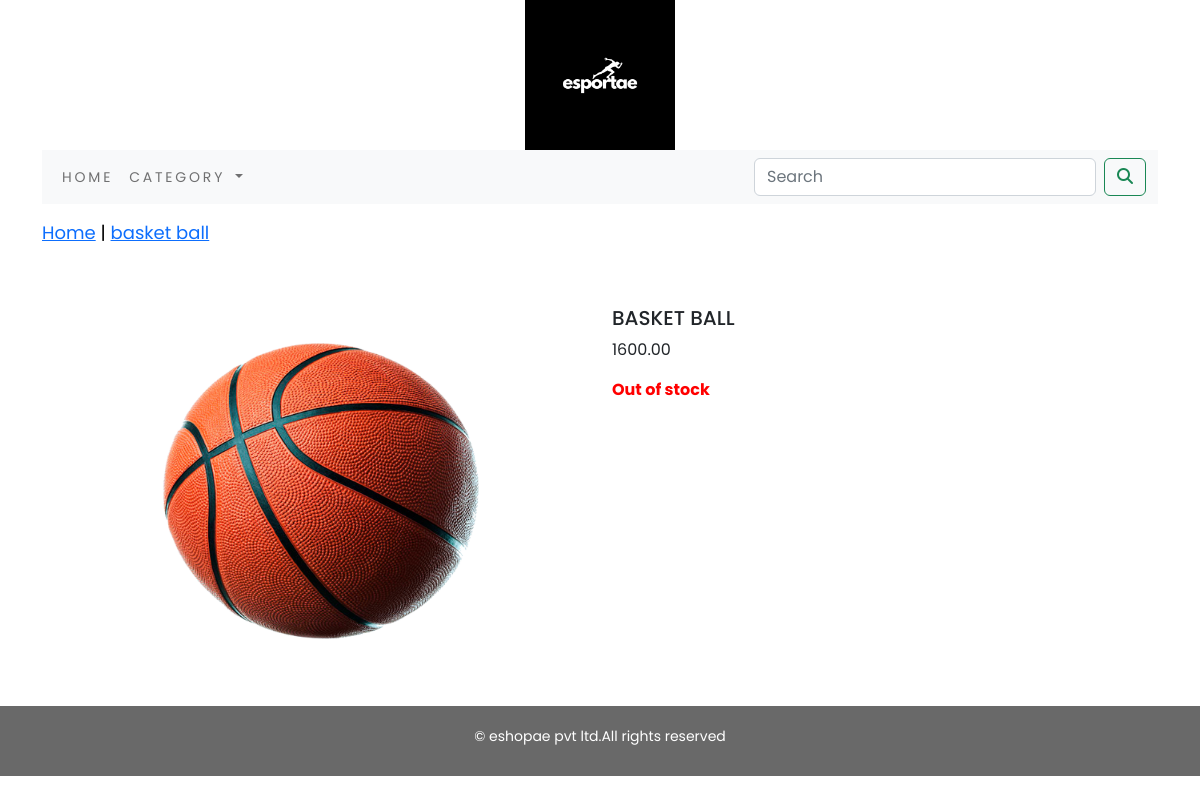
Page /eshop/basket-ball/basket-ball/ on the committed database.
### eshop/models.py (models this page shows, shortened)
class Product(models.Model):
    name=models.CharField(max_length=250,unique=True)
    slug=models.SlugField(max_length=245,unique=True)
    desc=models.TextField(blank=True)
    price=models.DecimalField(max_digits=10,decimal_places=2)
    category=models.ForeignKey(Category,on_delete=models.CASCADE)
    img=models.ImageField(upload_to='product',blank=True)
    stock=models.IntegerField()
    available=models.BooleanField(default=True)
    created=models.DateTimeField(auto_now_add=True)
    updated=models.DateTimeField(auto_now=True)
    class Meta:
        ordering = ('name',)
        verbose_name = 'product'
        verbose_name_plural = 'products'

class Category(models.Model):
    name=models.CharField(max_length=250,unique=True)
    slug=models.SlugField(max_length=250,unique=True)
    desc=models.TextField(blank=True)
    img=models.ImageField(upload_to='category',blank=True)
    class Meta:
        ordering=('name',)
        verbose_name='category'
        verbose_name_plural='categories'
    def get_url(self):
        return reverse('eshop:products_by_category',args=[self.slug])
    def __str__(self):
        return self.name

### eshop/views.py (the view)
# urls.py: path('<slug:c_slug>/<slug:product_slug>/',views.productdetail,name='productdetail')
def productdetail(request,c_slug,product_slug):
    try:
        product=Product.objects.get(category__slug=c_slug,slug=product_slug)
    except Exception as e:
        raise e
    return render(request,'product.html',{'product':product})

### cart/context_processors.py (called while the page is built)
def counter(request):
    item_count = 0
    if 'admin' in request.path:
        return {}
    else:
        try:
            cart=Cart.objects.filter(cart_id=_cart_id(request))
            cart_items=CartItem.objects.all().filter(cart=cart[:1])
            for cart_item in cart_items:
                 item_count += cart_item.quantity
        except Cart.DoesNotExist:
            item_count = 0
    return  dict(item_count=item_count)

### cart/views.py (called while the page is built)
def _cart_id(request):
    cart=request.session.session_key
    if not cart:
        cart=request.session.create()
    return cart

### eshop/context_processors.py (called while the page is built)
def menu_links(request):
    links=Category.objects.all()
    return dict(links=links)

### templates/product.html (shortened to what this page needs)
{% extends 'base.html' %}
{% load static %}
{% block content %}
<div class="row my_prod_row_class">
    <div class="mx_auto">
        <p> <a href="{% url 'eshop:allProductCat' %}">Home</a> | <a href="{{product.category.get_url}}"> {{product.category}} </a> </p>
    </div>
</div>
<div class="container">
<br>
<div class="row">
    <div class="col-12 col-sm-12 col-md-12 col-lg-6 text-center">
        <div style="min-width:18rem;">
            <img class="product_image2" src="{{product.img.url}}" alt="{{product.name}}" >
        </div>
    </div>
    <div class="col-12 col-sm-12 col-md-12 col-lg-6">
        <div>
        <h1 class="product_name">{{product.name}}</h1>
        <p>{{product.price}}</p>
        {% if product.stock <= 0 %}
        <p class="text-justify pdt_out_stock"><b>Out of stock</b></p>
        {% else %}
        <a class="btn btn-warning"  href="{% url 'cart:add_cart' product.id %}">add to cart</a>
        {% endif %}
    </div>
</div>
</div>
</div>
{% endblock %}

### static/css/custom.css (style rules this page uses)
body { font-family: 'Poppins', sans-serif; }
.my_prod_row_class { padding-top:15px; padding-bottom:20px; }
.my_prod_row_class .mx_auto { color:#000; font-size:18px; text-decoration:none; }
.product_name { font-size:20px; text-transform:uppercase; letter-spacing;.2em; padding-top:15px padding-bottom:10px; }
.pdt_out_stock { color : red; }
.product_image2 { width:400px; height:400px; padding-bottom:30px; }

### rows in the picture
Product: category "basket ball", img (picture), name "BASKET BALL", price "1600.00"
